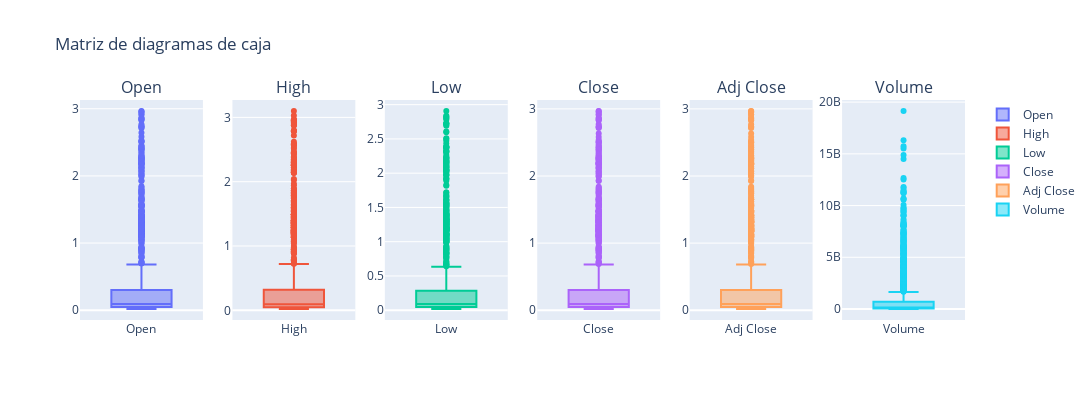

Source (notebook cell):
### Markdown cell above
### Diagrama de Caja y Bigotes (Valores Atípicos)

### Code cell
numeric_columns = CardanoSql.select_dtypes(include=['float64', 'int64']).columns

fig = sp.make_subplots(rows=1, cols=len(numeric_columns), subplot_titles=numeric_columns)

# Generar los diagramas de caja para cada variable
for i, column in enumerate(numeric_columns):
    fig.add_trace(go.Box(y=CardanoSql[column], name=column), row=1, col=i+1)

fig.update_layout(height=400, width=1200, title_text="Matriz de diagramas de caja")

fig.show()

### Figure 1 — Plotly figure (JSON) as saved in the notebook; plotly's stock layout.template omitted (floating-point values rounded to 4 significant figures; data arrays with more than 128 entries replaced by an {"elided": "..."} marker saying what was removed)
{"data": [{"name": "Open", "type": "box", "xaxis": "x", "y": {"elided": "1475 float values"}, "yaxis": "y"}, {"name": "High", "type": "box", "xaxis": "x2", "y": {"elided": "1475 float values"}, "yaxis": "y2"}, {"name": "Low", "type": "box", "xaxis": "x3", "y": {"elided": "1475 float values"}, "yaxis": "y3"}, {"name": "Close", "type": "box", "xaxis": "x4", "y": {"elided": "1475 float values"}, "yaxis": "y4"}, {"name": "Adj Close", "type": "box", "xaxis": "x5", "y": {"elided": "1475 float values"}, "yaxis": "y5"}, {"name": "Volume", "type": "box", "xaxis": "x6", "y": {"elided": "1475 int values"}, "yaxis": "y6"}], "layout": {"annotations": [{"font": {"size": 16}, "showarrow": false, "text": "Open", "x": 0.06944, "xanchor": "center", "xref": "paper", "y": 1, "yanchor": "bottom", "yref": "paper"}, {"font": {"size": 16}, "showarrow": false, "text": "High", "x": 0.2417, "xanchor": "center", "xref": "paper", "y": 1, "yanchor": "bottom", "yref": "paper"}, {"font": {"size": 16}, "showarrow": false, "text": "Low", "x": 0.4139, "xanchor": "center", "xref": "paper", "y": 1, "yanchor": "bottom", "yref": "paper"}, {"font": {"size": 16}, "showarrow": false, "text": "Close", "x": 0.5861, "xanchor": "center", "xref": "paper", "y": 1, "yanchor": "bottom", "yref": "paper"}, {"font": {"size": 16}, "showarrow": false, "text": "Adj Close", "x": 0.7583, "xanchor": "center", "xref": "paper", "y": 1, "yanchor": "bottom", "yref": "paper"}, {"font": {"size": 16}, "showarrow": false, "text": "Volume", "x": 0.9306, "xanchor": "center", "xref": "paper", "y": 1, "yanchor": "bottom", "yref": "paper"}], "height": 400, "title": {"text": "Matriz de diagramas de caja"}, "width": 1200, "xaxis": {"anchor": "y", "domain": [0, 0.1389]}, "xaxis2": {"anchor": "y2", "domain": [0.1722, 0.3111]}, "xaxis3": {"anchor": "y3", "domain": [0.3444, 0.4833]}, "xaxis4": {"anchor": "y4", "domain": [0.5167, 0.6556]}, "xaxis5": {"anchor": "y5", "domain": [0.6889, 0.8278]}, "xaxis6": {"anchor": "y6", "domain": [0.8611, 1]}, "yaxis": {"anchor": "x", "domain": [0, 1]}, "yaxis2": {"anchor": "x2", "domain": [0, 1]}, "yaxis3": {"anchor": "x3", "domain": [0, 1]}, "yaxis4": {"anchor": "x4", "domain": [0, 1]}, "yaxis5": {"anchor": "x5", "domain": [0, 1]}, "yaxis6": {"anchor": "x6", "domain": [0, 1]}}}
